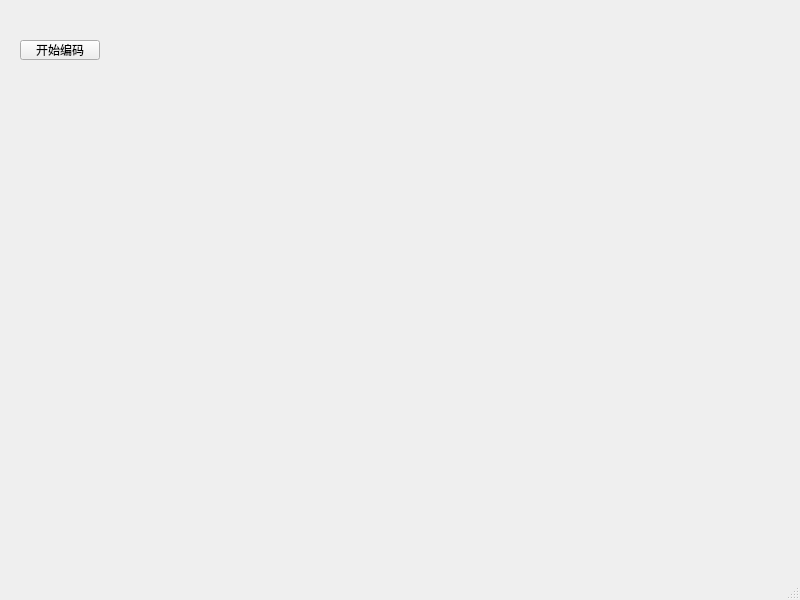
<?xml version="1.0" encoding="UTF-8"?>
<ui version="4.0">
 <class>MainWindow</class>
 <widget class="QMainWindow" name="MainWindow">
  <property name="geometry">
   <rect>
    <x>0</x>
    <y>0</y>
    <width>800</width>
    <height>600</height>
   </rect>
  </property>
  <property name="windowTitle">
   <string>MainWindow</string>
  </property>
  <widget class="QWidget" name="centralwidget">
   <widget class="QPushButton" name="audioButton">
    <property name="geometry">
     <rect>
      <x>20</x>
      <y>40</y>
      <width>80</width>
      <height>20</height>
     </rect>
    </property>
    <property name="text">
     <string>开始编码</string>
    </property>
   </widget>
  </widget>
  <widget class="QMenuBar" name="menubar">
   <property name="geometry">
    <rect>
     <x>0</x>
     <y>0</y>
     <width>800</width>
     <height>21</height>
    </rect>
   </property>
  </widget>
  <widget class="QStatusBar" name="statusbar"/>
 </widget>
 <resources/>
 <connections/>
</ui>
